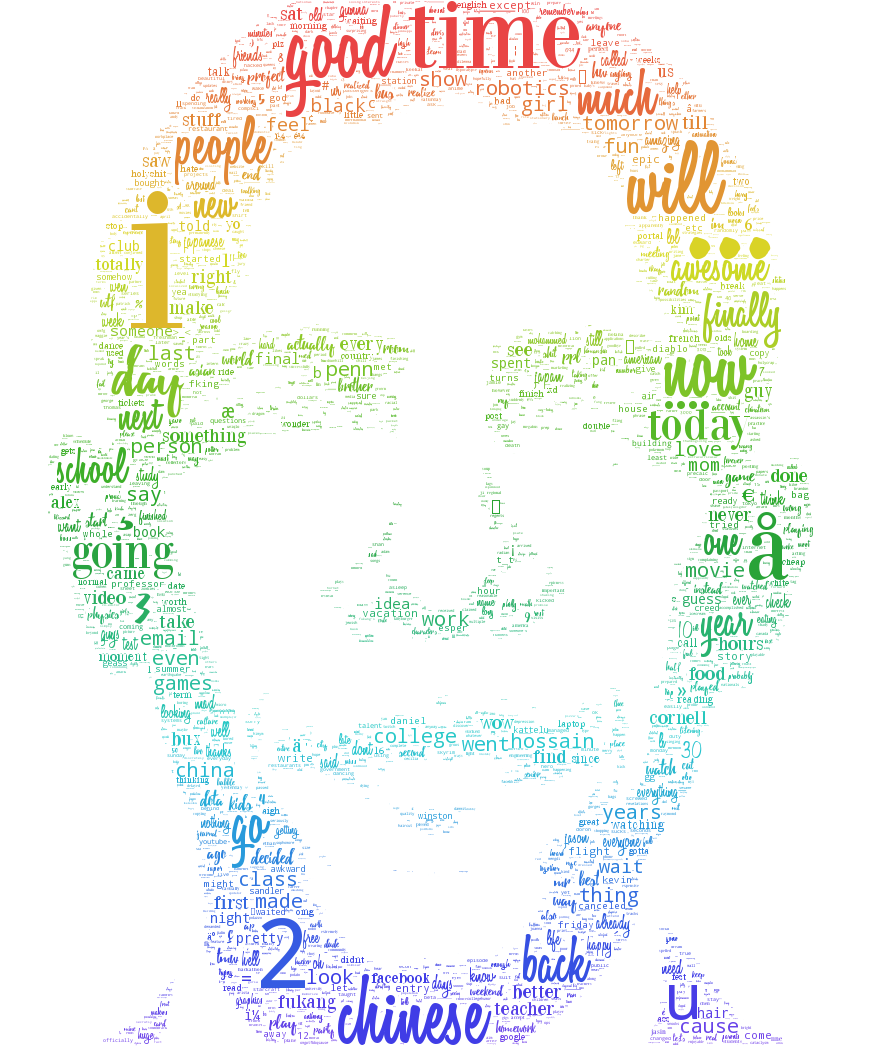
#> input picture WordPortrait/test1.png, 873 x 1047 px, given in place of test1.png.jpg, which was not available
$ python -i maskMakerTest.py   (imports and definitions only)   (older library calls are emulated)
#> lines starting #> are read from the running program, lines starting #| are printed output that depends on the picture; after the words box and inside, x2 and y2 are one past the last pixel; in counts of white or black regions, pixels touching at a corner belong together; pictures that were not available may be replaced by others from this repository, and a replacement may not be noted
from PIL import Image
import numpy as np
from skimage.filters import threshold_otsu, threshold_adaptive
from scipy.misc import toimage

# takes in an img, returns an img with all the white in that img converted to alpha
def addTransparency(img):
	pixdata = img.load()

	for y in xrange(img.size[1]):
	    for x in xrange(img.size[0]):
	        if pixdata[x, y] == (255, 255, 255, 255):
	            pixdata[x, y] = (255, 255, 255, 0)

	return img

# takes in an image and resizes it so either its width or height is maxSize
def resizeImg(img, maxSize):
	# height is bigger
	if img.size[1] > img.size[0]:
		maxIndex = 1
		otherIndex = 0
	# width is bigger
	else:
		maxIndex = 0
		otherIndex = 1

	resizePercent = (maxSize / float(img.size[maxIndex]))
	resizedSide = int((float(img.size[otherIndex]) * float(resizePercent)))

	if maxIndex == 1:
		resizedImg = img.resize((resizedSide, maxSize))#, Image.ANTIALIAS)
	else:
		resizedImg = img.resize((maxSize, resizedSide))#, Image.ANTIALIAS)

	return resizedImg


# read image to array

def makeMask(filename):
	# open the image, resize it and turn it to greyscale
#> called with filename = 'test1.png'
	image = Image.open('thresholdTest/' + filename + '.jpg').convert('L')
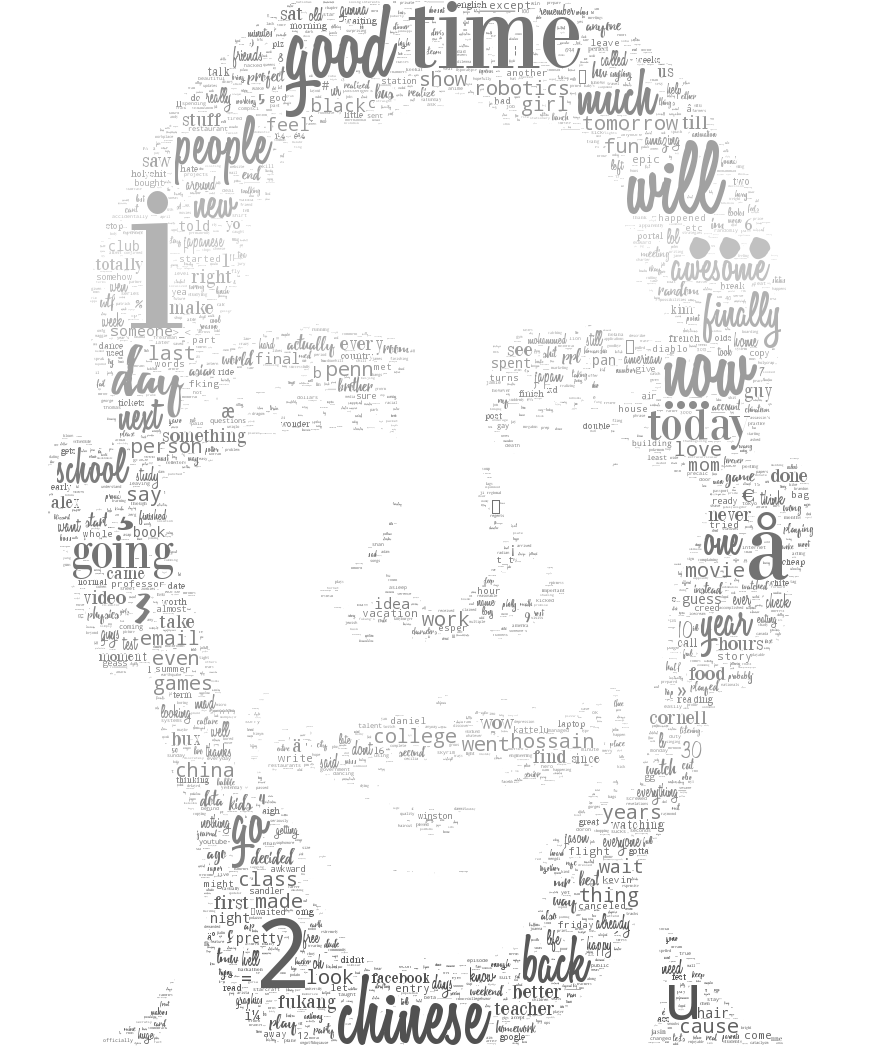
#> image: PIL image 873x1047 L; min 77, max 255, mean 244.1
	image = resizeImg(image, 1500)
	greyscale = np.array(image)

	# compute the global and adaptive thresholds
	thresh = threshold_otsu(greyscale)
#> thresh = 204
	binary = greyscale > thresh
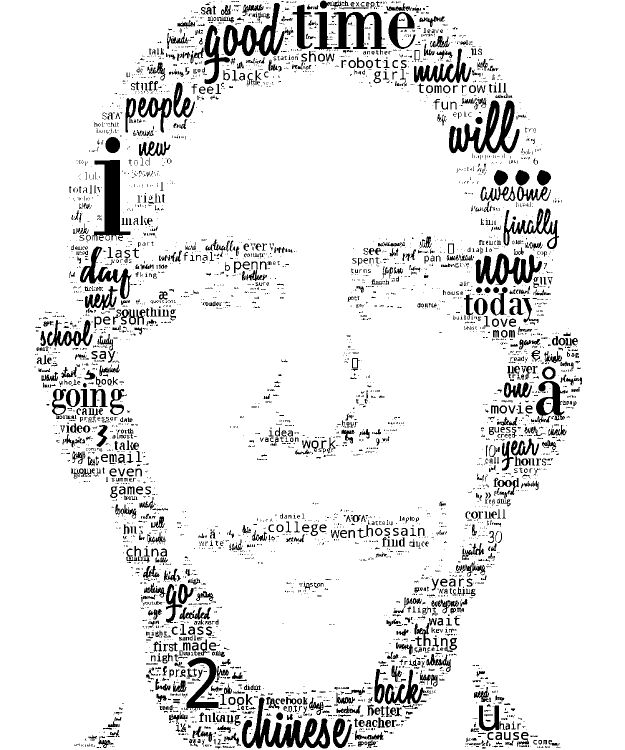
#> binary: shape (1500, 1250) bool (shown at 1/2 size); 90.8% white; 4395 black regions (3231 under 20 px), largest, box (x1, y1, x2, y2) and area: (484, 1395, 660, 1497) 6479, (898, 201, 1039, 307) 5819, (185, 320, 261, 482) 5325
	binary_adaptive = threshold_adaptive(greyscale, method='mean',block_size=75, offset=10)
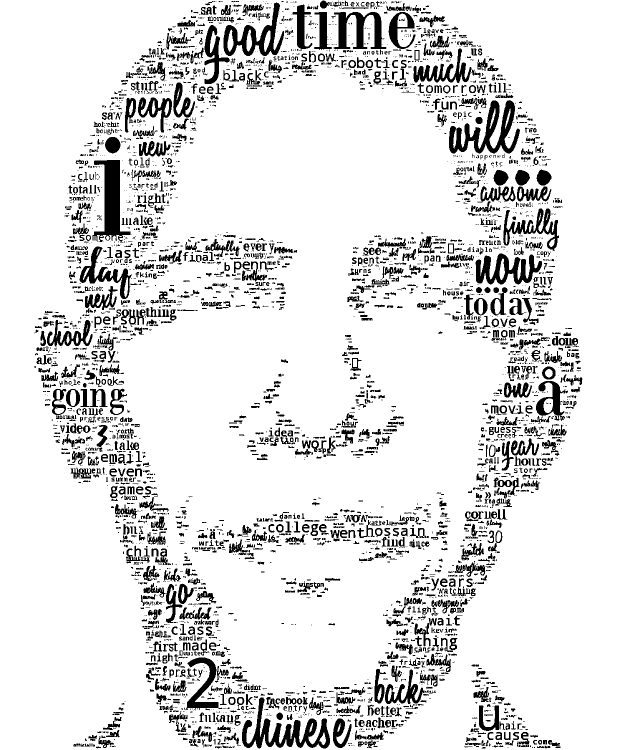
#> binary_adaptive: shape (1500, 1250) bool (shown at 1/2 size); 88.2% white; 3986 black regions (2268 under 20 px), largest, box (x1, y1, x2, y2) and area: (484, 1395, 660, 1497) 5993, (898, 200, 1040, 307) 5911, (185, 320, 261, 485) 5443

	# turn white space into transparency
#> (the run stopped early here; a loop or call above may not have finished)
